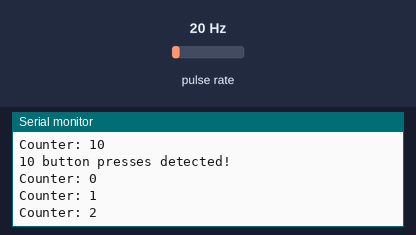
Recording of a sketch running on a simulated Arduino Uno, built with avr-gcc and run on an emulated ATmega328P. On the bench: the last lines printed to the serial monitor. Wiring (inferred from the names in the program): pulse sensor: data pin 5. Inputs (shaded band) come from the test bench; at power-on: pulse rate 20 Hz.

Above: at 1.2 s.
1.3 s: pulse rate (sensor on pin 5) set to 50 Hz
At 1.8 s:
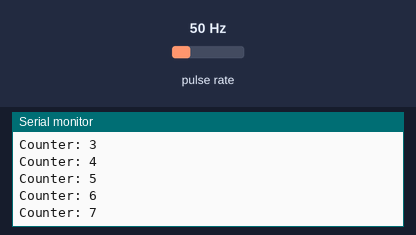
4.3 s: pulse rate (sensor on pin 5) set to 100 Hz
At 5.3 s:
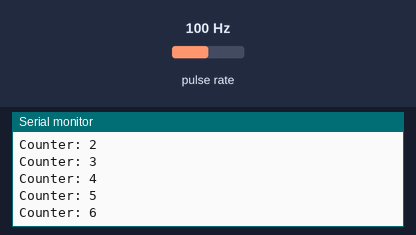
9.1 s: pulse rate (sensor on pin 5) set to 150 Hz
12.1 s: pulse rate (sensor on pin 5) set to 100 Hz
At 12.9 s:
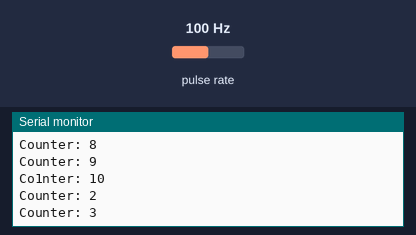
15.1 s: pulse rate (sensor on pin 5) set to 196 Hz
At 15.6 s:
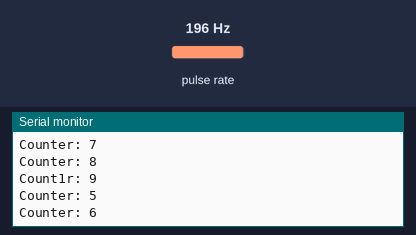
Timing chart, 0 to 18.1 s (numbered marks = the images above; inputs shaded):
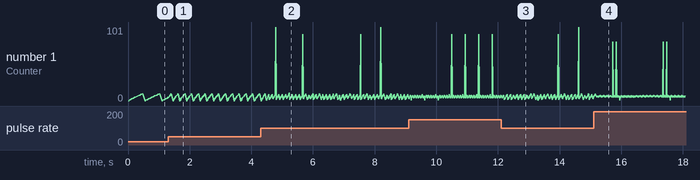

The sketch:

external_counter.ino
```cpp
#include <Arduino.h>

/*
External Event Counter Example

James H. Bannock, 2017
Norges teknisk-naturvitenskapelige universitet (NTNU)

In this example a counter is used to count button presses. When 10 presses have
been counted an ISR executes printing a message on the serial port and then the
count is restarted.

Notes:
  - A button is attached to Pin 5 and GND
  - INPUT_PULLUP is used to pin the voltage of the input to 5V while the button
    is open
  - external interrupt with falling-edge detection is configured by enabling CS11
    and CS12 in the Timer/Counter Control Register B for Timer 1 (TCCR1B)
  - Clear Timer on Compare (CTC) mode is used to reset the counter when the ISR
    executes, this is enabled by enabling WGM12 in TCCR1B
  - the ISR is enabled by enabling the Output Compare A match Interrupt Enable
    for Timer 1 (OCIE1A) in the Timer Interrupt Mask (TIMSK1).
*/

#define TIMER1_PIN 5 // TIMER1 pin is fixed in hardware
#define N_BUTTON_PRESSES 10

int8_t counter = -1; // ensures we get a Serial.print for counter = 0

void setup() {
  Serial.begin(9600); (!Serial); // setup the serial port
  pinMode(TIMER1_PIN, INPUT_PULLUP); // pull-up to pin voltage to 5V
  setupCounter(); // abstract the counter setup
}

ISR(TIMER1_COMPA_vect) { // Interrupt Service Routine (ISR) for Output Compare
                         // Register A on Timer 1 (OCR1A)
  Serial.println("10 button presses detected!"); // print a message to port
}

void loop() { // this keeps us up-to-date with the current count, it serves no
              // purpose in the interrupt routine
  if (TCNT1 != counter) { // if the Timer Counter 1 is different from counter
    counter = TCNT1; // update counter
    Serial.print(F("Counter: ")); Serial.println(counter); // print counter value
  }
}

void setupCounter() {
  noInterrupts();
  TCCR1A = 0; TCCR1B = 0; // reset Timer/Counter Control Registers A and B

  // enable external interrupt - falling-edge detection (5V -> GND)
  TCCR1B |= (1 << CS12);
  TCCR1B |= (1 << CS11);

  OCR1A = N_BUTTON_PRESSES; // set the counter limit

  TCNT1 = 0; // reset the counter

  TCCR1B |= (1 << WGM12); // CTC mode - clear the counter when ISR activates
  TIMSK1 |= (1 << OCIE1A); // enable the ISR
  interrupts();
}
```

Measured:
- after the input at 4.3 s, the serial monitor: prints a new line after 0.28 s (image 2)
- after the input at 12.1 s, the serial monitor: prints a new line after 0.10 s (image 3)
- after the input at 15.1 s, the serial monitor: prints a new line after 0.13 s (image 4)
